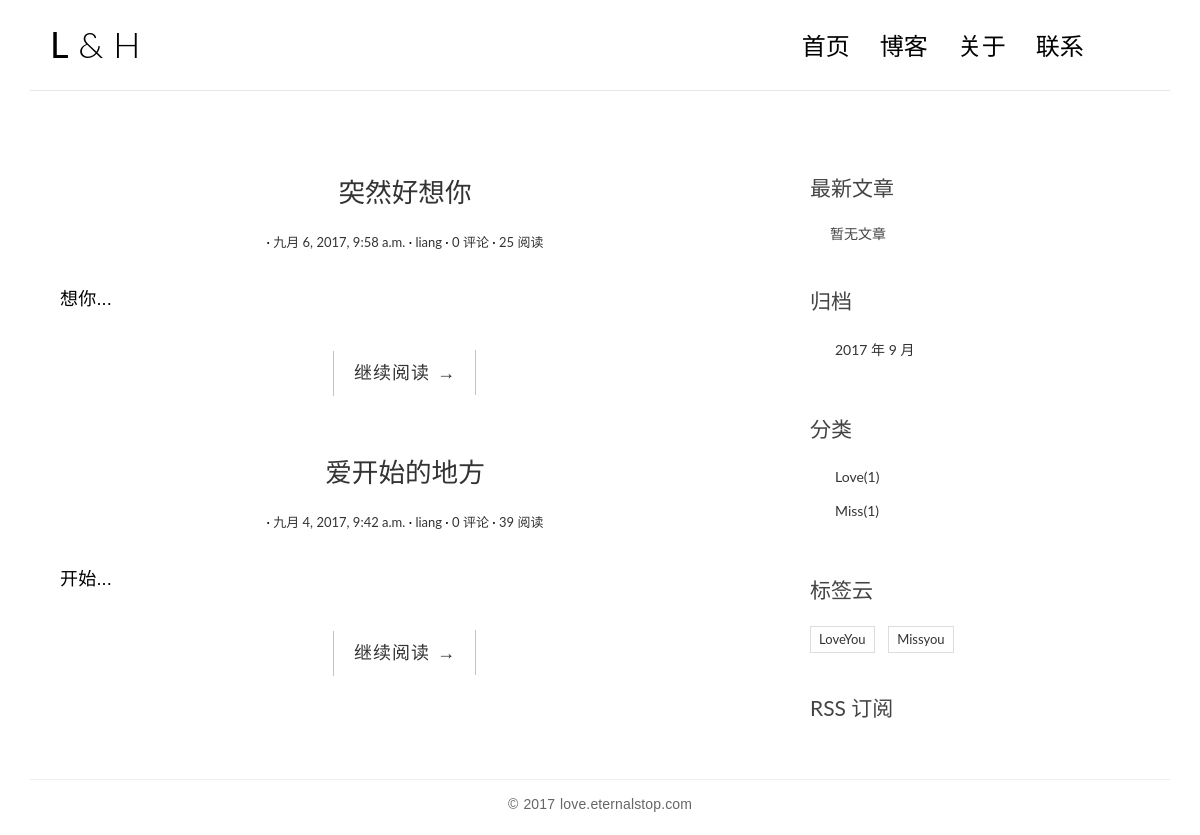
The page /index.html on the database its author committed.
### blog/models.py (models this page shows, shortened)
@python_2_unicode_compatible
class Post(models.Model):
    """文章标题"""
    title = models.CharField(max_length=70)
    """
    文章正文，我们使用了TextField
    存储比较短的字符串可以使用CharField,但对于文章的正文来说可能会是一大段文本，因此使用TextField来存储打文本
    """
    body = models.TextField()
    """
    下面两个列分别表示文章的创建时间和最后一次修改时间，存储时间用DateTimeField类型
    """
    create_time = models.DateTimeField()
    modified_time = models.DateTimeField()
    """
    文章摘要，可以没有，默认情况下CharField要求我们必须存入数据，否则就会报错
    指定CharFiled的blank=True参数值后就可以允许空值了。
    """
    excerpt = models.CharField(max_length=200, blank=True)
    """
    # 这是分类与标签，分类与标签的模型我们已经定义在上面。
    # 我们在这里把文章对应的数据库表和分类、标签对象的数据库表关联了起来，但是关联形式稍微有点不同。
    # 我们规定一篇文章只能对应一个分类，但是一个分类下可以有多篇文章，所以我们使用的是ForeignKey（一对多）
    # 而对于标签来说，一篇文章可以有多个标签，同一个标签下也可以有多篇文章，所以使用ManyToManyField（多对多）
    # 可以运行文章没有标签，因此为标签tags指定了blank=Ture
    """
    category = models.ForeignKey(Category)
    tags = models.ManyToManyField(Tag, blank=True)
    """
    # 文章作者，这里的User是从django.contrib.auth.models导入的
    # django.contrib.auth是Django内置的应用，专门用于处理网站用户的注册、登录等流程，User是Django为我们写好的用户模型
    # 一篇文章只能有一个作者，一个User可能有多篇文章，这里用ForeignKey将User和文章关联起来
    """
    author = models.ForeignKey(User)
    views = models.PositiveIntegerField(default=0)
    def get_absolute_url(self):
        return reverse('blog:detail', kwargs={'pk':self.pk})
    class Meta:
        ordering = ['-create_time', 'title']

@python_2_unicode_compatible
class Category(models.Model):
    name = models.CharField(max_length=100)

@python_2_unicode_compatible
class Tag(models.Model):
    name = models.CharField(max_length=100)

### blog/views.py (the view, shortened to what this page needs)
# urls.py: url(r'^index.html$', views.IndexView.as_view(), name='index'),
class IndexView(ListView):
    model = Post
    template_name = 'blog/index.html'
    context_object_name = 'post_list'
    paginate_by = 5
    def get_context_data(self, **kwargs):
        context = super().get_context_data(**kwargs)
        paginator = context.get('paginator')
        page = context.get('page_obj')
        is_paginated = context.get('is_paginated')
        pagination_data = self.pagination_data(paginator, page, is_paginated)
        context.update(pagination_data)
        return context
    def pagination_data(self, paginator, page, is_paginated):
        if not is_paginated:
            return {}

### blog/templatetags/blog_tags.py (called while the page is built)
@register.simple_tag
def get_recent_posts(num=5):
    return Post.objects.all().order_by('-create_time')[:num]

@register.simple_tag
def archives():
    return Post.objects.dates('create_time', 'month', order='DESC')

@register.simple_tag
def get_categories():
    return Category.objects.annotate(num_posts=Count('post')).filter(num_posts__gt=0)

@register.simple_tag
def get_tags():
    return Tag.objects.annotate(num_tags=Count('post')).filter(num_tags__gt=0)

### templates/blog/index.html (shortened to what this page needs)
{% extends 'base.html' %}
{% load staticfiles %}
	    {% block main %}
	      {% for post in post_list %}
                <article class="post post-{{ post.pk }}">
                    <header class="entry-header">
                        <h1 class="entry-title">
                            <a href="{{post.get_absolute_url}}">{{ post.title }}</a>
                        </h1>
                        <div class="entry-meta">
                            <span class="post-category"><a href="#">{{ post.Category.name }}</a></span>
                            <span class="post-date"><a href="#"><time class="entry-date"
                                                                      datetime="{{ post.create_time }}">{{ post.create_time }}</time></a></span>
                            <span class="post-author"><a href="#">{{ post.author }}</a></span>
                            <span class="comments-link"><a href="#">{{ post.comments_set.count }} 评论</a></span>
                            <span class="views-count"><a href="#">{{ post.views }} 阅读</a></span>
                        </div>
                    </header>
                    <div class="entry-content clearfix">
                        <p>{{ post.excerpt }}...</p>
                        <div class="read-more cl-effect-14">
                            <a href="{{post.get_absolute_url}}" class="more-link">继续阅读 <span class="meta-nav">→</span></a>
                        </div>
                    </div>
                </article>
              {% empty %}
		<div class="no-post">暂时还没有发布的文章！</div>
	      {% endfor %}
            {% endblock main %}

### templates/base.html (shortened to what this page needs)
{% load staticfiles %}
{% load blog_tags %}
<!DOCTYPE html>
<html>
<head>
    <link href="https://cdn.bootcss.com/bootstrap/3.3.7/css/bootstrap.min.css" rel="stylesheet">
    <link rel="stylesheet" href="http://code.ionicframework.com/ionicons/2.0.1/css/ionicons.min.css">
    <link rel="stylesheet" href="{% static 'blog/css/pace.css' %}">
    <link rel="stylesheet" href="{% static 'blog/css/custom.css' %}">
    <link rel="stylesheet" href="{% static 'blog/css/highlights/github.css' %}">
</head>
<body>
<div class="container">
    <header id="site-header">
        <div class="row">
            <div class="col-md-4 col-sm-5 col-xs-8">
                <div class="logo">
                    <h1><a href="{% url 'blog:home' %}"><b>L</b> &amp; H</a></h1>
                </div>
            </div>
            <div class="col-md-8 col-sm-7 col-xs-4">
                <nav class="main-nav" role="navigation">
                    <div class="collapse navbar-collapse" id="bs-example-navbar-collapse-1">
                        <ul class="nav navbar-nav navbar-right">
                            <li class="cl-effect-11"><a href="{% url 'blog:home' %}" data-hover="首页">首页</a></li>
                            <li class="cl-effect-11"><a href="{% url 'blog:index' %}" data-hover="博客">博客</a></li>
                            <li class="cl-effect-11"><a href="{% url 'blog:about' %}" data-hover="关于">关于</a></li>
                            <li class="cl-effect-11"><a href="{% url 'blog:contact' %}" data-hover="联系">联系</a></li>
                        </ul>
                    </div>
                </nav>
            </div>
        </div>
    </header>
</div>
<div class="content-body">
    <div class="container">
        <div class="row">
            <main class="col-md-8">
    		{% block main %}
    		{% endblock main %}
            </main>
            <aside class="col-md-4">
                <div class="widget widget-recent-posts">
                    <h3 class="widget-title">最新文章</h3>
		    {% get_recent_posts as recent_posts_list %}
                    <ul>
		    {% for post in recent_post_list %}
                        <li>
                            <a href="{{ get_absolute_url }}">{{ post.title }}</a>
                        </li>
			{% empty %}
			暂无文章
		    {% endfor %}
                    </ul>
                </div>
                <div class="widget widget-archives">
                    <h3 class="widget-title">归档</h3>
		    {% archives as post_date %}
                    <ul>
		    {% for date in post_date %}
                        <li>
                            <a href="{% url 'blog:archives' date.year date.month %}">{{ date.year }} 年 {{ date.month }} 月</a>
                        </li>
			{% empty %}
			暂无归档
		    {% endfor %}
                    </ul>
                </div>
                <div class="widget widget-category">
                    <h3 class="widget-title">分类</h3>
		    {% get_categories as category_list %}
                    <ul>
		    {% for category in category_list %}
                        <li>
                            <a href="{% url 'blog:category' category.pk %}">{{ category.name }}<span class="post-count">({{category.num_posts}})</span></a>
                        </li>
			{% empty %}
			暂无分类
		    {% endfor %}
                    </ul>
                </div>
                <div class="widget widget-tag-cloud">
                    <h3 class="widget-title">标签云</h3>
		    {% get_tags as tag_list %}
                    <ul>
		    {% for tag in tag_list %}
                        <li>
                            <a href="{% url 'blog:tag' tag.pk %}">{{ tag.name }}</a>
                        </li>
    		    {% empty %}
			暂无标签
		    {% endfor %}
                    </ul>
                </div>
		<div class="rss">
                    <a href="{% url 'rss' %}"> RSS 订阅</a>
                </div>
            </aside>
        </div>
    </div>
</div>
<footer id="site-footer">
    <div class="container">
        <div class="row">
            <div class="col-md-12">
                <p class="copyright">&copy 2017 love.eternalstop.com  </p>
            </div>
        </div>
    </div>
</footer>
</body>
</html>

### blog/static/blog/css/custom.css (style rules this page uses)
* { outline: none; }
h1, h2, h3, h4, h5, h6 { margin-top: 0; }
b { font-weight: 400; }
a { color: #333; }
body { color: #444; font-family: 'Lato', sans-serif; }
p { font-family: 'Ubuntu', sans-serif; font-weight: 400; word-spacing: 1px; letter-spacing: 0.01em; }
#site-header { background-color: #FFF; padding: 25px 20px; margin-bottom: 40px; border-bottom: 1px solid #e7e7e7; }
.logo h1 a { color: #000; }
.logo h1 { margin: 0; font-family: 'Lato', sans-serif; font-weight: 300; }
.main-nav { margin-top: 11px; max-width: 95%; }
.main-nav a { color: #000000 !important; padding: 0 0 5px 0 !important; margin-right: 30px; font-family: 'Lato', sans-serif; font-weight: 300; font-size: 24px; }
.cl-effect-11 a { padding: 10px 0; color: #0972b4; text-shadow: none; }
.cl-effect-11 a::before { position: absolute; top: 0; left: 0; overflow: hidden; padding: 0 0 5px 0 !important; max-width: 0; border-bottom: 1px solid #000; color: #000; content: attr(data-hover); white-space: nowrap; -webkit-transition: max-width 0.5s; -moz-transition: max-width 0.5s; transition: max-width 0.5s; }
.content-body { padding-bottom: 4em; }
.post { background: #fff; padding: 30px 30px 0; }
.entry-title { text-align: center; font-size: 1.9em; margin-bottom: 20px; line-height: 1.6; padding: 10px 20px 0; }
.entry-meta { text-align: center; color: #DDDDDD; font-size: 13px; margin-bottom: 30px; }
.entry-content { font-size: 18px; line-height: 1.9; font-weight: 300; color: #000; }
.post-category::after, .post-date::after, .post-author::after, .comments-link::after { content: ' ·'; color: #000; }
.read-more { font-family: 'Ubuntu', sans-serif; font-weight: 400; word-spacing: 1px; letter-spacing: 0.01em; text-align: center; margin-top: 20px; }
.cl-effect-14 a { padding: 0 20px; height: 45px; line-height: 45px; position: relative; display: inline-block; margin: 15px 25px; letter-spacing: 1px; font-weight: 400; text-shadow: 0 0 1px rgba(255, 255, 255, 0.3); }
.cl-effect-14 a::before, .cl-effect-14 a::after { position: absolute; width: 45px; height: 1px; background: #C3C3C3; content: ''; -webkit-transition: all 0.3s; -moz-transition: all 0.3s; transition: all 0.3s; pointer-events: none; }
.cl-effect-14 a::before { top: 0; left: 0; -webkit-transform: rotate(90deg); -moz-transform: rotate(90deg); transform: rotate(90deg); -webkit-transform-origin: 0 0; -moz-transform-origin: 0 0; transform-origin: 0 0; }
.cl-effect-14 a::after { right: 0; bottom: 0; -webkit-transform: rotate(90deg); -moz-transform: rotate(90deg); transform: rotate(90deg); -webkit-transform-origin: 100% 0; -moz-transform-origin: 100% 0; transform-origin: 100% 0; }
.widget { background: #fff; padding: 30px 0 0; }
.widget-title { font-size: 1.5em; margin-bottom: 20px; line-height: 1.6; padding: 10px 0 0; font-weight: 400; }
.widget-recent-posts ul { padding: 0; margin: 0; padding-left: 20px; }
.widget-archives ul { padding: 0; margin: 0; padding-left: 25px; }
.widget-archives ul li { list-style-type: none; position: relative; line-height: 170%; margin-bottom: 10px; }
.widget-archives ul li::before { content: '\f3f3'; font-family: "Ionicons"; position: absolute; left: -25px; top: 1px; font-size: 16px; color: #000; }
.widget-category ul { padding: 0; margin: 0; padding-left: 25px; }
.widget-category ul li { list-style-type: none; position: relative; line-height: 170%; margin-bottom: 10px; }
.widget-category ul li::before { content: '\f3fe'; font-family: "Ionicons"; position: absolute; left: -25px; top: 1px; font-size: 18px; color: #000; }
.widget-tag-cloud ul { padding: 0; margin: 0; margin-right: -10px; }
.widget-tag-cloud ul li { list-style-type: none; font-size: 13px; display: inline-block; margin-right: 10px; margin-bottom: 10px; padding: 3px 8px; border: 1px solid #ddd; }
.rss { font-size: 21px; margin-top: 30px; }
.rss a { color: #444; }
#site-footer { padding-top: 10px; padding: 0 0 1.5em 0; }
.copyright { text-align: center; padding-top: 1em; margin: 0; border-top: 1px solid #eee; color: #666; }

### rows shown on the page
Post: title "突然好想你", create_time "九月 6, 2017, 9:58 a.m.", author "liang", comments_set.count "0", views "25", excerpt "想你"
Post: title "爱开始的地方", create_time "九月 4, 2017, 9:42 a.m.", author "liang", comments_set.count "0", views "39", excerpt "开始"
Category: name "Love", num_posts "1"
Category: name "Miss", num_posts "1"
Tag: name "LoveYou"
Tag: name "Missyou"

### other values the page prints
{{ date.year }} "2017"
{{ date.month }} "9"
